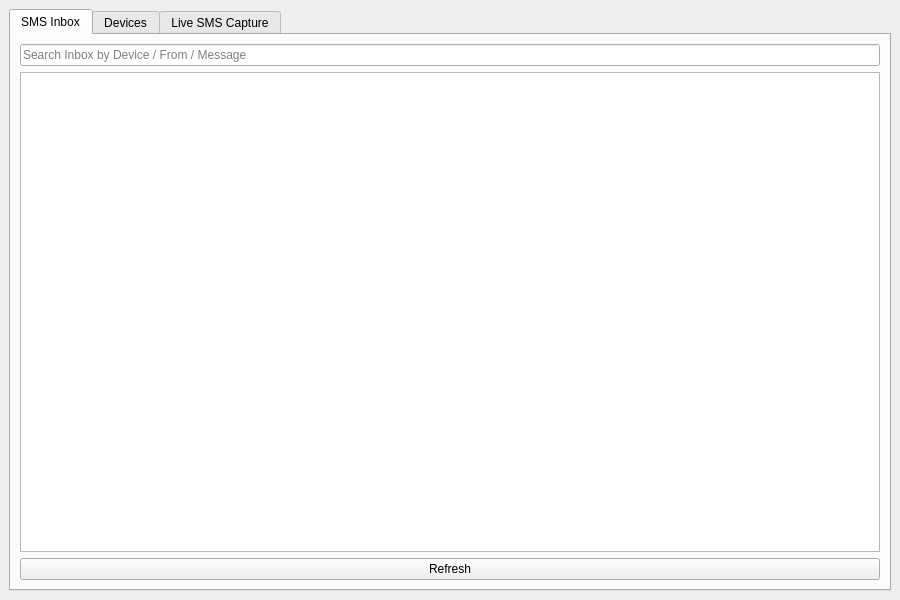
<?xml version="1.0" encoding="UTF-8"?>
<ui version="4.0">
  <class>MainWindow</class>
  <widget class="QMainWindow" name="MainWindow">
    <property name="geometry">
      <rect>
        <x>0</x>
        <y>0</y>
        <width>900</width>
        <height>600</height>
      </rect>
    </property>
    <property name="windowTitle">
      <string>Cisco SMS Monitor</string>
    </property>
    <widget class="QWidget" name="centralwidget">
      <layout class="QVBoxLayout" name="mainLayout">
        <item>
          <widget class="QTabWidget" name="tabWidget">
            <!-- TAB 1: SMS Inbox -->
            <widget class="QWidget" name="tabSms">
              <attribute name="title">
                <string>SMS Inbox</string>
              </attribute>
              <layout class="QVBoxLayout" name="smsLayout">
                <item>
                  <widget class="QLineEdit" name="inboxSearchLineEdit">
                    <property name="placeholderText">
                      <string>Search Inbox by Device / From / Message</string>
                    </property>
                  </widget>
                </item>
                <item>
                  <widget class="QTableWidget" name="smsInboxTable"/>
                </item>
                <item>
                  <layout class="QHBoxLayout" name="inboxButtons">
                    <item>
                      <widget class="QPushButton" name="refreshButtonSMS">
                        <property name="text">
                          <string>Refresh</string>
                        </property>
                      </widget>
                    </item>
                  </layout>
                </item>
              </layout>
            </widget>

            <!-- TAB 2: Devices -->
            <widget class="QWidget" name="tabDevices">
              <attribute name="title">
                <string>Devices</string>
              </attribute>
              <layout class="QVBoxLayout" name="deviceLayout">
                <item>
                  <widget class="QLineEdit" name="deviceSearchLineEdit">
                    <property name="placeholderText">
                      <string>Search by IP or Device Name</string>
                    </property>
                  </widget>
                </item>
                <item>
                  <widget class="QTableWidget" name="deviceTable"/>
                </item>
                <item>
                  <layout class="QHBoxLayout" name="deviceButtons">
                    <item>
                      <widget class="QPushButton" name="addButton">
                        <property name="text">
                          <string>Add Device</string>
                        </property>
                      </widget>
                    </item>
                    <item>
                      <widget class="QPushButton" name="refreshButton">
                        <property name="text">
                          <string>Refresh</string>
                        </property>
                      </widget>
                    </item>
                  </layout>
                </item>
              </layout>
            </widget>

            <!-- TAB 3: Live SMS Capture -->
            <widget class="QWidget" name="tabCapture">
              <attribute name="title">
                <string>Live SMS Capture</string>
              </attribute>
              <layout class="QVBoxLayout" name="smsCaptureLayout">
                <item>
                  <widget class="QLineEdit" name="smsSearchLineEdit">
                    <property name="placeholderText">
                      <string>Search SMS logs</string>
                    </property>
                  </widget>
                </item>
                <item>
                  <widget class="QTableWidget" name="smsCaptureTable"/>
                </item>
                <item>
                  <layout class="QHBoxLayout" name="smsControlButtons">
                    <item>
                      <widget class="QPushButton" name="pauseButton">
                        <property name="text">
                          <string>Pause</string>
                        </property>
                      </widget>
                    </item>
                    <item>
                      <widget class="QPushButton" name="exportButton">
                        <property name="text">
                          <string>Export to CSV</string>
                        </property>
                      </widget>
                    </item>
                  </layout>
                </item>
                <item>
                  <widget class="QLabel" name="statusLabel">
                    <property name="text">
                      <string>🟢 Listening for SMS...</string>
                    </property>
                  </widget>
                </item>
              </layout>
            </widget>
          </widget>
        </item>
      </layout>
    </widget>
  </widget>
  <resources/>
  <connections/>
</ui>
